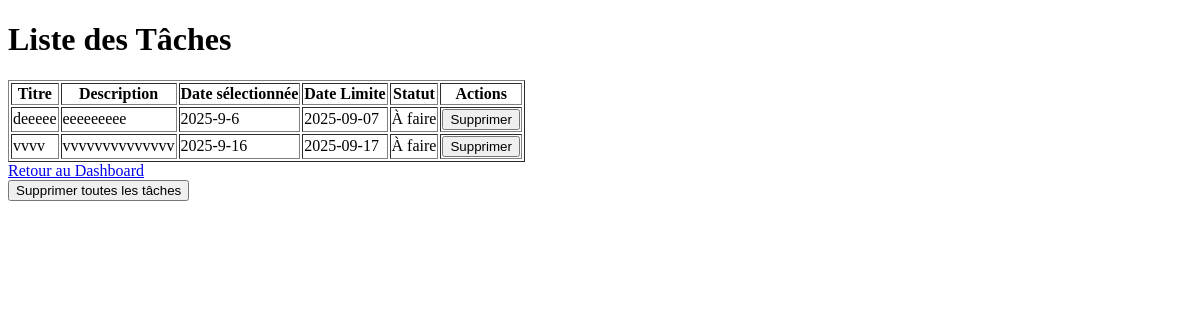
The page /listeTaches (signed in) on the database as committed earlier.
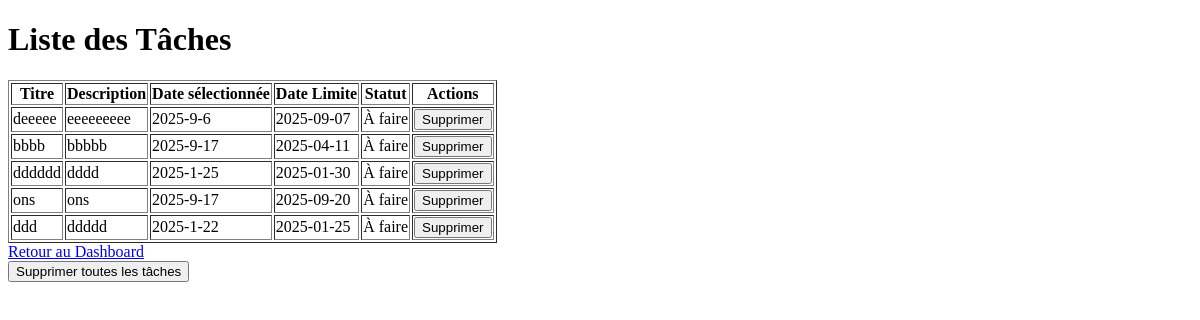
The same page on the database as committed later.
### tables this page shows
CREATE TABLE taches (
    idTache INTEGER PRIMARY KEY AUTOINCREMENT,
    idUtilisateur INTEGER,
    titre TEXT,
    description TEXT,
    deadline DATE,
    statut TEXT,
    selectedday DATE,
    FOREIGN KEY (idUtilisateur) REFERENCES utilisateurs(idUtilisateur)
);

### app.py (the view)
@app.route("/listeTaches")
def liste_taches():
    if "utilisateur_id" not in session:
        return redirect("/login")
    utilisateur_id = session["utilisateur_id"]
    conn = get_db_connection()
    taches = conn.execute(
        "SELECT * FROM taches WHERE idUtilisateur = ?",
        (utilisateur_id,)
    ).fetchall()
    conn.close()
    return render_template("liste_taches.html", taches=taches)

### app.py (called while the page is built)
def get_db_connection():
    conn = sqlite3.connect("carnet_contactsN.db")
    conn.row_factory = sqlite3.Row
    return conn

### templates/liste_taches.html (shortened to what this page needs)
<!DOCTYPE html>
<html lang="fr">
<head>
</head>
<body>
    <h1>Liste des Tâches</h1>
    <table border="1">
        <thead>
            <tr>
                <th>Titre</th>
                <th>Description</th>
                <th>Date sélectionnée</th>
                <th>Date Limite</th>
                <th>Statut</th>
                <th>Actions</th>
            </tr>
        </thead>
        <tbody>
            {% for tache in taches %}
                <tr>
                    <td>{{ tache['titre'] }}</td>
                    <td>{{ tache['description'] }}</td>
                    <td>{{ tache['selectedday'] }}</td>
                    <td>{{ tache['deadline'] }}</td>
                    <td>{{ tache['statut'] }}</td>
                    <td>
                        <form method="POST" action="/supprimer_tache">
                            <button type="submit">Supprimer</button>
                        </form>
                    </td>
                </tr>
            {% endfor %}
        </tbody>
    </table>
    <a href="/dashboard">Retour au Dashboard</a>
    <form method="POST" action="/supprimer_toutes_taches">
        <button type="submit">Supprimer toutes les tâches</button>
    </form>
</body>
</html>

Rows that differ between the two databases and show on the page:
removed taches: titre "vvvv", description "vvvvvvvvvvvvvv", selectedday "2025-9-16", deadline "2025-09-17", statut "À faire"
added taches: titre "bbbb", description "bbbbb", selectedday "2025-9-17", deadline "2025-04-11", statut "À faire"
added taches: titre "dddddd", description "dddd", selectedday "2025-1-25", deadline "2025-01-30", statut "À faire"
added taches: titre "ons", description "ons", selectedday "2025-9-17", deadline "2025-09-20", statut "À faire"
added taches: titre "ddd", description "ddddd", selectedday "2025-1-22", deadline "2025-01-25", statut "À faire"
